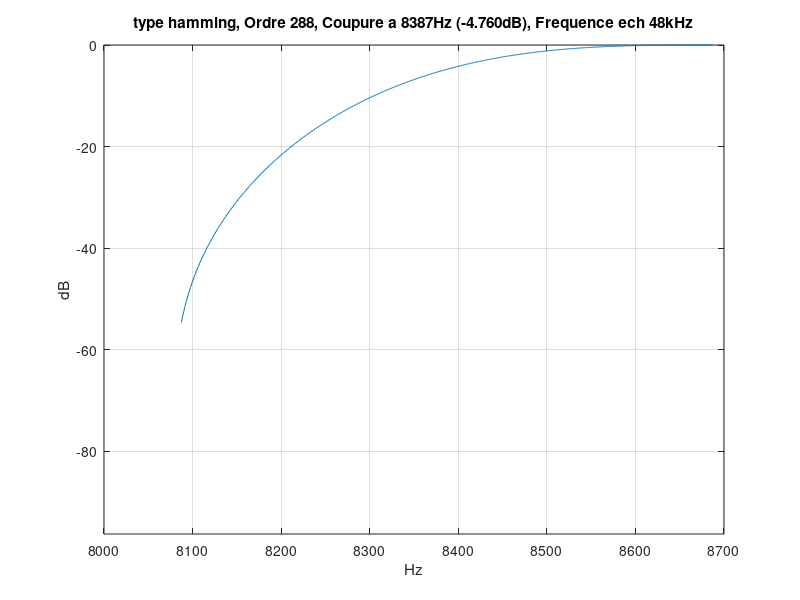
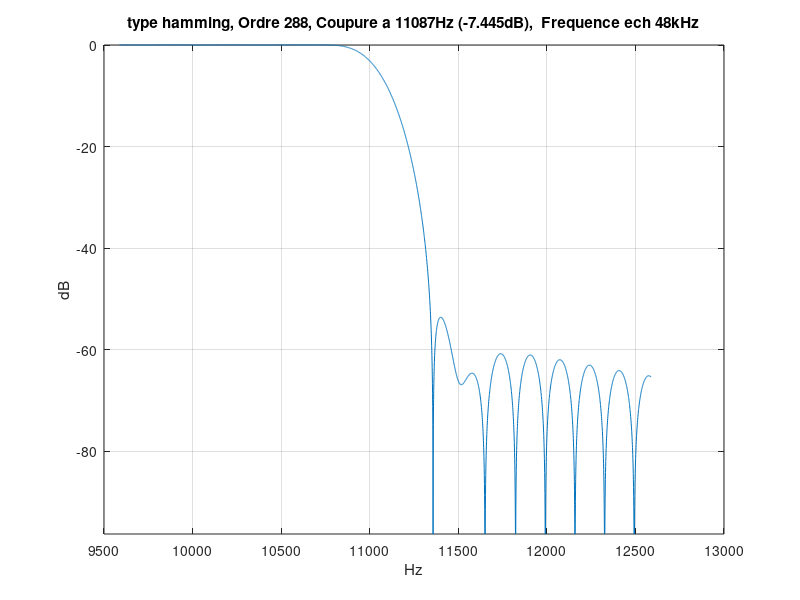
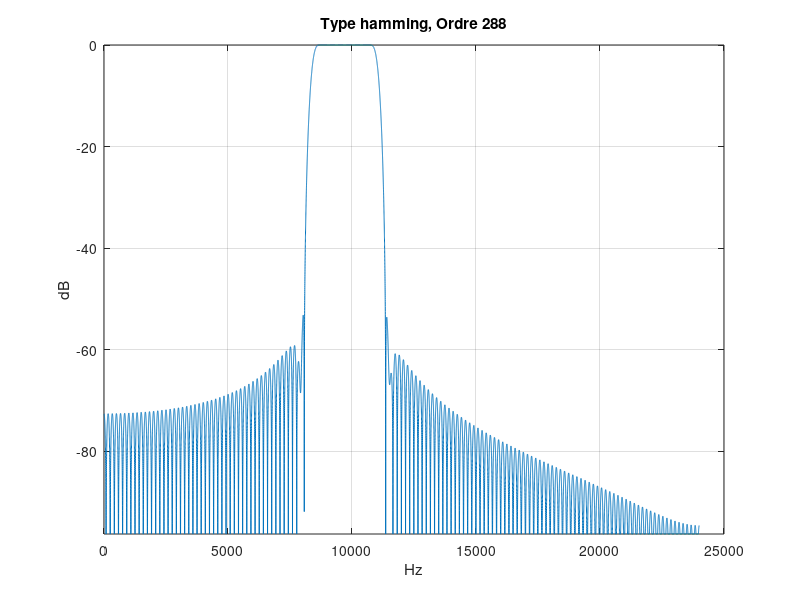

Write MATLAB code to recreate these figures, in order.
function [b, h] = ssb_filter (N, Fc, window_type, Fl, Fh, Fs)
%
% function [b, h] = ssb_filter (N, Fc, window_type, Fl, Fh, Fs)
%
% ENTREES:
%     N : ordre du filtre
%     Fc : frequence porteuse: 0 Hz ou 8087 Hz (par defaut)
%     window_type: type de fenetre, 'hamming' par defaut, les fenetres
%                  disponibles sont 'hamming', 'hann', 'bartlett', 'triang',
%                  'gausswin', 'barthannwin', 'blackman', 'blackmanharris',
%                  'nuttallwin' et 'flattopwin'.
%     Fl : frequence de coupure basse, 300 Hz par defaut
%     Fh : frequence de coupure haute, 3 kHz par defaut
%     Fs : frequence d'echantillonage, 48 kHz par defaut.
%
% Si aucune sorties, enregistre la reponse en frequence du filtre et un fichier
% texte contenant les coefficients.
%
% SORTIES:
%     b : coefficients du filtre
%     h : reponse (complexe) en frequence du filtre.
%

% Sampling rate
if (nargin < 6)
   Fs = 48000;
end
% High freq cut
if (nargin < 5)
   Fh = 3000;
end
% Low freq cut
if (nargin < 4)
   Fl = 300;
end
% windowinf function
if (nargin < 3)
   window_type = 'hamming';
end
% Carrying freq
if (nargin < 2)
   Fc = 8087;
end
% Filter order
if (nargin < 1)
   N  = 288;
end

% Shiftf cutting freq if needed
if (Fl < Fc)
   Fl = Fc + Fl;
end
if (Fh < Fc)
   Fh = Fc + Fh;
end

nbits = 16;
dBmin = -20 * log10 (2^nbits);

Wl = Fl * 2 / Fs;
Wh = Fh * 2 / Fs;
% band-pass filter and its responses
b  = fir1 (N, [Wl, Wh], window_type);
[h, f] = freqz (b, 1, 32768, Fs);
m_dB = 20 * log10 (abs(h));
m_dB (find (m_dB <= dBmin)) = dBmin;
p_deg = arg (h) * 180 / pi;

if (nargout ~= 0)
   return
end

N_str = num2str (N);
Fs_str = sprintf ('%.0fkHz', Fs / 1000);
Fl_str = sprintf ('%dHz', Fl);
nl = min (find (f >= Fl));
m_dB_l_str = sprintf ('%.3fdB', m_dB(nl));
Fh_str = sprintf ('%dHz', Fh);
nh = min (find (f >= Fh));
m_dB_h_str = sprintf ('%.3fdB', m_dB(nh));

nl0 = min (find (f >= Fc));
nl1 = min (find (f >= (Fc + 2*(Fl-Fc))));
nl = nl0 : nl1;
nh0 = min (find (f >= (Fc + (Fh - Fc)/2)));
nh1 = min (find (f >= (Fh + (Fh - Fc)/2)));
nh = nh0 : nh1;

plot (f(nl), m_dB(nl));
grid on;
title (['type ', window_type, ', Ordre ', N_str, ', Coupure a ', Fl_str, ...
        ' (', m_dB_l_str, '), Frequence ech ', Fs_str]);
ylim ([dBmin, 0]);
ylabel('dB');
xlabel ('Hz');
filename = sprintf ('%s_%d_%s-%s_passe_haut.eps', window_type, N, Fl_str, ...
                    Fh_str);
print (filename, '-landscape', '-color', '-deps');

plot (f(nh), m_dB(nh));
grid on;
title (['type ', window_type, ', Ordre ', N_str, ', Coupure a ', Fh_str, ...
        ' (', m_dB_h_str, '),  Frequence ech ', Fs_str]);
ylim ([dBmin, 0]);
ylabel('dB');
xlabel ('Hz');
filename = sprintf ('%s_%d_%s-%s_passe_bas.eps', window_type, N, Fl_str, ...
                    Fh_str);
print (filename, '-landscape', '-color', '-deps');

plot (f, m_dB);
grid on;
title (['Type ', window_type, ', Ordre ', N_str]);
ylim ([dBmin, 0]);
ylabel('dB');
xlabel ('Hz');
filename = sprintf ('%s_%d_%s-%s.eps', window_type, N, Fl_str, Fh_str);
print (filename, '-landscape', '-color', '-deps');

close all;

filename = sprintf ('%s_%d_%s-%s.txt', window_type, N, Fl_str, Fh_str);
file = fopen (filename, 'w');
fprintf (file, '%+e\n', b);
fclose (file);

clear b;
clear h;

%!demo
%! FC = 8087;
%! blu_filter (280, 0);
%! blu_filter (280, FC);
%! blu_filter (295, 0, 'hann');
%! blu_filter (295, FC, 'hann');
%! blu_filter (311, 0);
%! blu_filter (311, FC);
%! blu_filter (312, 0);
%! blu_filter (312, FC);
%! blu_filter (500, 0);
%! blu_filter (500, FC);
%! blu_filter (512, 0);
%! blu_filter (512, FC);
